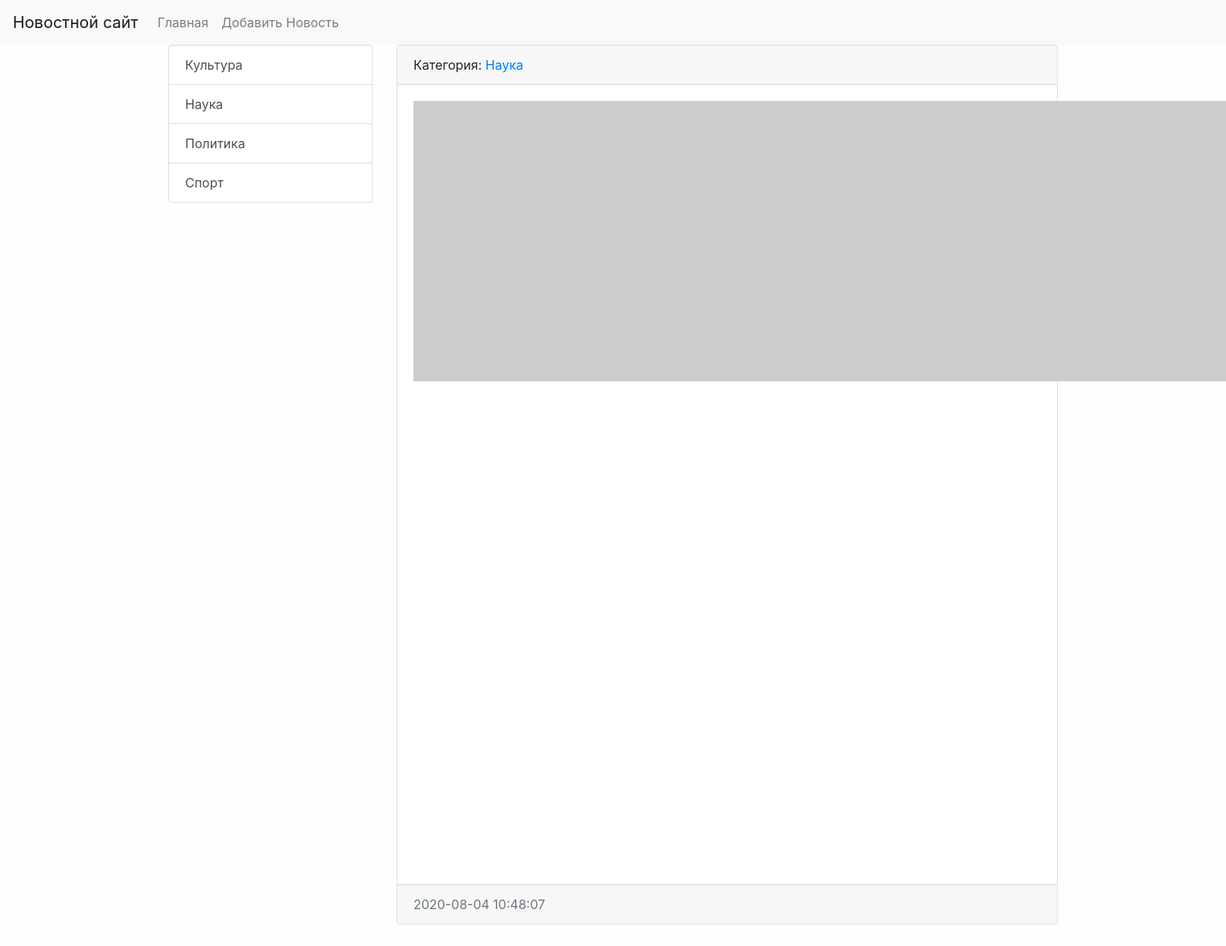
The app's page /category/4/ with its own data.
### news/models.py (models this page shows, shortened)
class Category(models.Model):
    title = models.CharField(max_length=150, db_index=True, verbose_name='Наименование категории')
    def get_absolute_url(self):
        return reverse('category', kwargs={'category_id': self.pk})
    def __str__(self):
        return self.title
    class Meta:
        verbose_name = 'Категорию'
        verbose_name_plural = 'Категории'
        ordering = ['title']

class News(models.Model):
    title = models.CharField(max_length=150, verbose_name='Наименование')
    content = models.TextField(blank=True, verbose_name='Контент')
    created_at = models.DateTimeField(auto_now_add=True, verbose_name='Дата публикации')
    updated_at = models.DateTimeField(auto_now=True, verbose_name='Обновлено')
    photo = models.ImageField(upload_to='photos/%Y/%m/%d/', verbose_name='Фото', blank=True)
    is_published = models.BooleanField(default=True, verbose_name='Опубликовано')
    category = models.ForeignKey('Category', on_delete=models.PROTECT, verbose_name='Категория')
    def get_absolute_url(self):
        return reverse('view_news', kwargs={'pk': self.pk})
    class Meta:
        verbose_name = 'Новость'
        verbose_name_plural = 'Новости'
        ordering = ['-created_at']

### news/views.py (the view)
# urls.py: path('category/<int:category_id>/', NewsByCategory.as_view(), name='category'),
class NewsByCategory(ListView):
    model = News
    template_name = 'news/home_news_list.html'
    context_object_name = 'news'
    allow_empty = False
    def get_context_data(self, *, object_list=None, **kwargs):
        context = super().get_context_data(**kwargs)
        context['title'] = Category.objects.get(pk=self.kwargs['category_id'])
        return context
    def get_queryset(self):
        return News.objects.filter(category_id=self.kwargs['category_id'], is_published=True)

### news/templatetags/news_tags.py (called while the page is built)
@register.inclusion_tag('news/list_categories.html')
def show_categories():
    categories = Category.objects.all()
    return {'categories': categories}

### news/templates/news/home_news_list.html (shortened to what this page needs)
{% extends "base.html" %}
{% block sidebar %}
{%include 'inc/_sidebar.html'%}
{% endblock %}
{% block content %}
{%for item in news %}
<div class="card mb-3">
    <div class="card-header">
        Категория: <a href="{{item.category.get_absolute_url}}">{{item.category}}</a>
    </div>
    <div class="card-body">
        <div class="media">
            {%if item.photo %}
            <img src="{{item.photo.url}}" alt="" width="350" class="mr-3">
            {%else%}
            <img src="https://picsum.photos/id/1060/350/235/" alt="" class="mr-3">
            {%endif%}
        </div>
    </div>
    <div class="card-footer text-muted">
        {{item.created_at|date:"Y-m-d H:i:s"}}
    </div>
</div>
{%endfor%}
{% endblock %}

### news/templates/news/list_categories.html
<div class="list-group">
    {%for item in categories %}
    <a href="{{item.get_absolute_url}}" class="list-group-item list-group-item-action">{{item.title}}</a>
    {%endfor%}
</div>

### mysite/static/css/style.css (style rules this page uses)
body { background-color: #fefefe; }

### records on screen
Category: title "Культура"
Category: title "Наука"
Category: title "Политика"
Category: title "Спорт"
News: category "Наука", created_at "2020-08-04 10:48:07"
